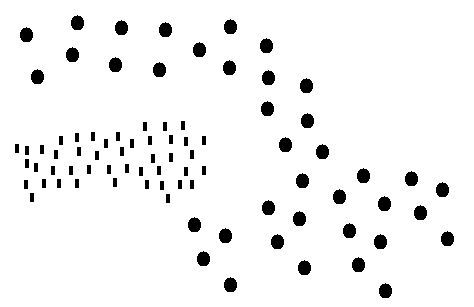
%> input picture binbola2populacoes.bmp, 474 x 307 px
$ octave hitmiss.m   (GNU Octave 9; MATLAB toolbox functions it lacks are replaced by stand-ins)
%> lines starting %> are read from the running program, lines starting %| are printed output that depends on the picture; in (x1, y1, x2, y2) boxes, pixels count from 0 and x2, y2 are one past the last pixel; in counts of white or black regions, pixels touching at a corner belong together; the program's own positions count from 1
### reconstruccion.m
function h = reconstruccion(f, g)
% Sintaxis
% h = reconstruccion(f, g)
%
% Descripci髇
% Reconstruye los elementos de una imagen binaria (mascara) g,
% a partir de los marcadores f de esos elementos
%
% Argumentos de entrada
% f: marcador
% g: imagen binaria original (m醩cara)
%
% Argumento de salida
% h: imagen binaria reconstruida 鷑icamente con los elementos marcados

h = f;
B = ones(3);

while true
    r = imdilate(h, B) & g;
    if r == h
        break
    end
    h = r;
end

### hitmiss.m
clear all
clc
im = imread('binbola2populacoes.bmp');
%> im: size 307x474 uint8; 94.8% white; 83 black regions, largest, box (x1, y1, x2, y2) and area: (71, 15, 84, 30) 155, (224, 19, 237, 34) 155, (115, 20, 128, 35) 155
im = im2bw(im);
im = ~im;
b1 = [1 1 1; 1 1 1; 0 1 1];
b2 = [0 0 0; 0 0 0; 1 0 0];
% Transformada hit-or-miss
g = imerode(im, b1) & imerode(~im, b2);
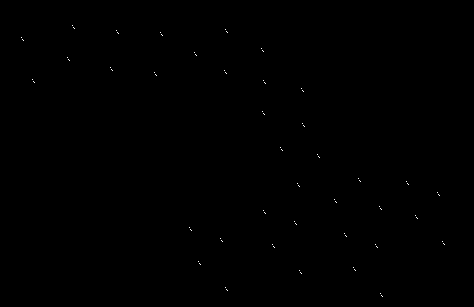
%> g: size 307x474 logical; 0.08% white in thin lines or dots, all inside (x1, y1, x2, y2) = (21, 25, 445, 297)
h = reconstruccion(g, im);
%> the loop in reconstruccion, `while true` made 11 passes
%> pass 1, in reconstruccion, `r = imdilate(h, B) & g;`:
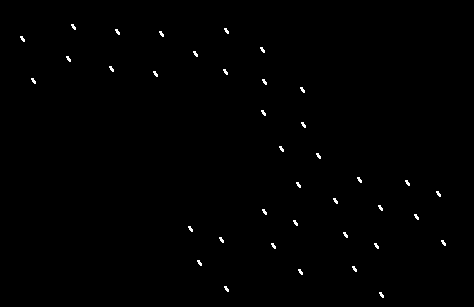
%> r: size 307x474 logical; 0.47% white in thin lines or dots, all inside (x1, y1, x2, y2) = (20, 24, 446, 298)
%> pass 2, in reconstruccion, `r = imdilate(h, B) & g;`:
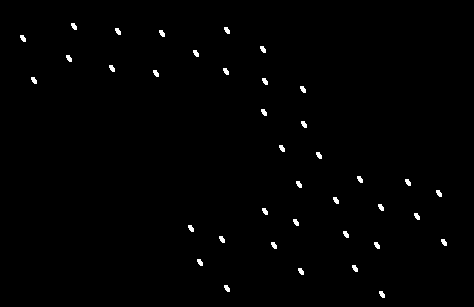
%> r: size 307x474 logical; 0.78% white; 38 white regions, largest, box (x1, y1, x2, y2) and area: (71, 23, 77, 30) 30, (224, 27, 230, 34) 30, (115, 28, 121, 35) 30
%> pass 3, in reconstruccion, `r = imdilate(h, B) & g;`:
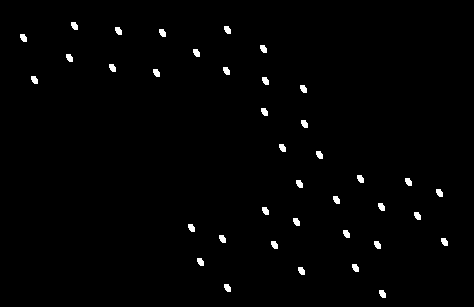
%> r: size 307x474 logical; 1.1% white; 38 white regions, largest, box (x1, y1, x2, y2) and area: (71, 22, 78, 30) 44, (115, 27, 122, 35) 44, (224, 26, 231, 34) 44
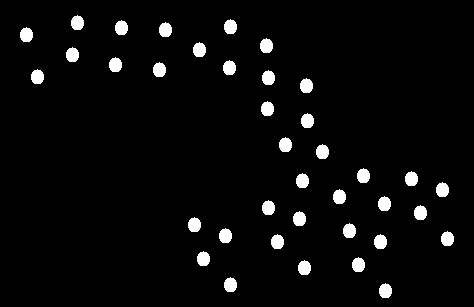
%> h: size 307x474 logical; 4% white; 38 white regions, largest, box (x1, y1, x2, y2) and area: (71, 15, 84, 30) 155, (224, 19, 237, 34) 155, (115, 20, 128, 35) 155
figure(1), imshow(im)
figure(2), imshow(h)

$ run again, with binumero.bmp copied over binbola2populacoes.bmp
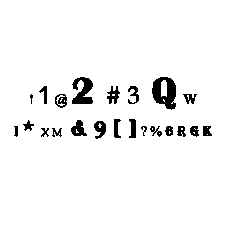
%> input picture binumero.bmp, 236 x 235 px
%> g: size 235x236 logical; 0.11% white in thin lines or dots, all inside (x1, y1, x2, y2) = (25, 79, 209, 138)
%> the loop in reconstruccion, `while true` made 26 passes
%> pass 1, in reconstruccion, `r = imdilate(h, B) & g;`:
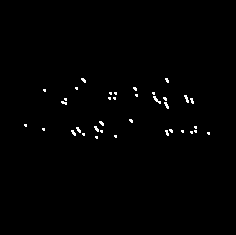
%> r: size 235x236 logical; 0.76% white in thin lines or dots, all inside (x1, y1, x2, y2) = (24, 78, 210, 139)
%> `h = reconstruccion(g, im);`:
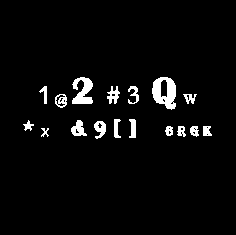
%> h: size 235x236 logical; 3.9% white; 17 white regions, largest, box (x1, y1, x2, y2) and area: (152, 77, 176, 110) 506, (72, 77, 93, 104) 362, (71, 120, 87, 136) 152

$ run again, with Ejemplo2.png saved as binbola2populacoes.bmp
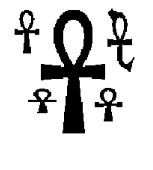
%> input picture Ejemplo2.png, 153 x 170 px
%> im is the input picture: size 170x153x3 uint8; min 0, max 255, mean 211.7
%> `im = im2bw(im);`:
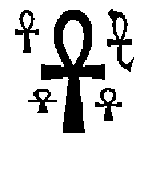
%> im: size 170x153 logical; 83.2% white; 5 black regions, box (x1, y1, x2, y2) and area: (41, 10, 105, 133) 2857, (107, 9, 134, 72) 563, (15, 10, 39, 53) 365, (95, 88, 122, 121) 328, (28, 89, 57, 113) 249
%> g: size 170x153 logical; 0.23% white in thin lines or dots, all inside (x1, y1, x2, y2) = (20, 12, 130, 106)
%> the loop in reconstruccion, `while true` made 55 passes
%> pass 3, in reconstruccion, `r = imdilate(h, B) & g;`:
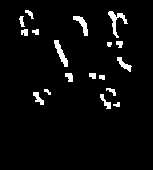
%> r: size 170x153 logical; 4.2% white; 18 white regions, largest, box (x1, y1, x2, y2) and area: (108, 11, 128, 38) 171, (54, 40, 68, 67) 148, (73, 16, 88, 36) 124
